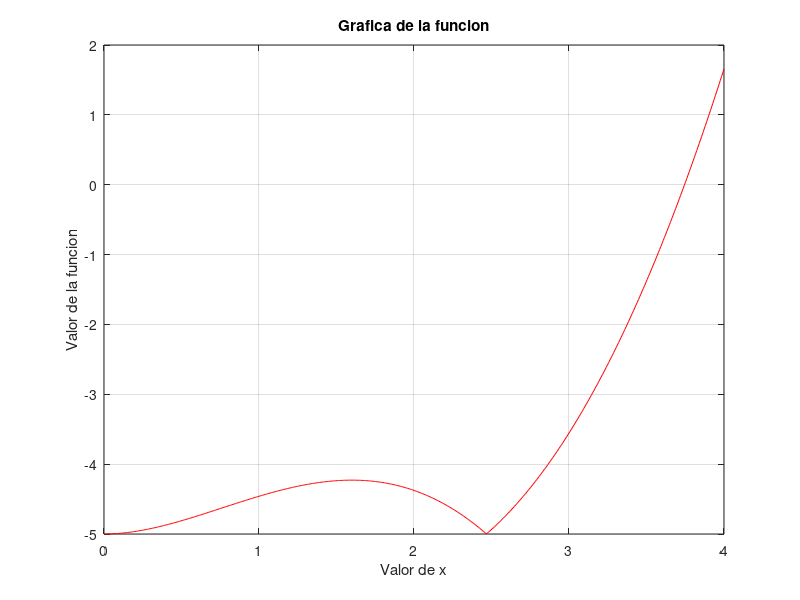

Recreate this plot in MATLAB.
%Metodos Numericos 543 25 de febrero de 2019
%Practica 3 - Ejercicio 1
%Navarro Rodriguez Juan Francisco
%Falsa regla bot 200
%Este programa aproxima por el metodo de falsa
%posicion a la raiz de f(x) = power(x,2)*abs(cos(sqrt(x)))-5
clc;clear;
%Constantes
maxi = 20; %numero maximo de iteraciones
cifras = 5; %cantidad de cifras minimas de la aproximacion

f = @(x) power(x,2)*abs(cos(sqrt(x)))-5; %funcion

xinf = 0; % x l inicial
xsup = 4; % x u inicial
xaprox = 0; % x r

eaprox = inf;

tol = 0.5*power(10,2-cifras); %la tolerancia, cifras minimas para acabar
modif = true %si se quiere metodo modificado
rcount = [0,0]; %cuenta repeticiones

if (modif)
    modifstr = '\nUsando el metodo modificado';
else
    modifstr = '\nNo se esta usando el metodo modificado.';
end
fprintf(['\n\nFalsa reglabot 200\n\tEste programa aproxima de forma numerica ', ...
'\n\tpor el metodo de falsa posicion, los ceros de una funcion,', ...
'\n\tcuya f(x) = power(x,2)*abs(cos(sqrt(x)))-5', ...
'\n\nAproximacion',modifstr ...
'\nSe espera una aproximacion a %d cifras significativas', ...
'\nes decir, una tolerancia de %f %%\n\n', ...
], cifras, tol);


%grafica

res = 500; %resolucion
stepsize = (xsup-xinf)/res;
xvector = xinf:stepsize:xsup;
yvector = arrayfun(f,xvector);

plot(xvector,yvector,'r');
xlabel('Valor de x');
ylabel('Valor de la funcion');
title('Grafica de la funcion');
grid on;

%con base en la grafica, me di cuenta 
%que la segunda raiz esta entre 3.5 y 4
xinf = 3.5;xsup = 4;

if (modif)
    modifstr = '\nUsando el metodo modificado\n';
else
    modifstr = '\nNo se esta usando el metodo modificado\n';
end
fprintf(['\n n','\t|Xinferior','\t|Xsuperior','\t|Xaproxim',...
    '\t|f(xinf)\t','|f(xaprox)\t','|Prueba\t','\t|Error Apr']);
for i = 1:(maxi)
	xold = xaprox;
   
    if (i > 1 & modif)
        finfold = finf;
        fsupold = fsup;
        if (finfold == finf)
            rcount(1) = rcount(1)+1;
        else
            rcount(1) = 0;
        end
        if (fsupold == fsupold)
            rcount(2) = rcount(2)+1;
        else
            rcount(2) = 0;
        end
        
        if (rcount(1) >=2)
            xsup= (xsup+xinf)/2;
        end
        if (rcount(2) >=2)
            xinf= (xsup+xinf)/2;
        end
    end
    finf = f(xinf);
    fsup = f(xsup);
    xaprox = xsup -fsup*(xinf - xsup)/(finf-fsup); %agrega la nueva aproximacion al vector
	
    faprox = f(xaprox);
    
	signo = finf*faprox; %evaluacion de subintervalo
    
    fprintf(['\n%d','\t|%f','\t|%f','\t|%f','\t|%f','\t|%f','\t|%f'],i,xinf,xsup,xaprox,finf,faprox,signo)
    if (i ~= 1)
		eaprox = abs((1-xold/xaprox)*100);
        fprintf('\t|%f',eaprox)
    else
        fprintf('\t|\t')
    end
	if (signo < 0)
		xsup = xaprox; 	
	elseif (signo > 0)
		xinf = xaprox;
    end
	if (eaprox < tol)
		break;
	end
end

fprintf('\n\nEl valor al que se llego fue de:\n\tx = %f\n\tf(x) = %f \n',xaprox,faprox)
